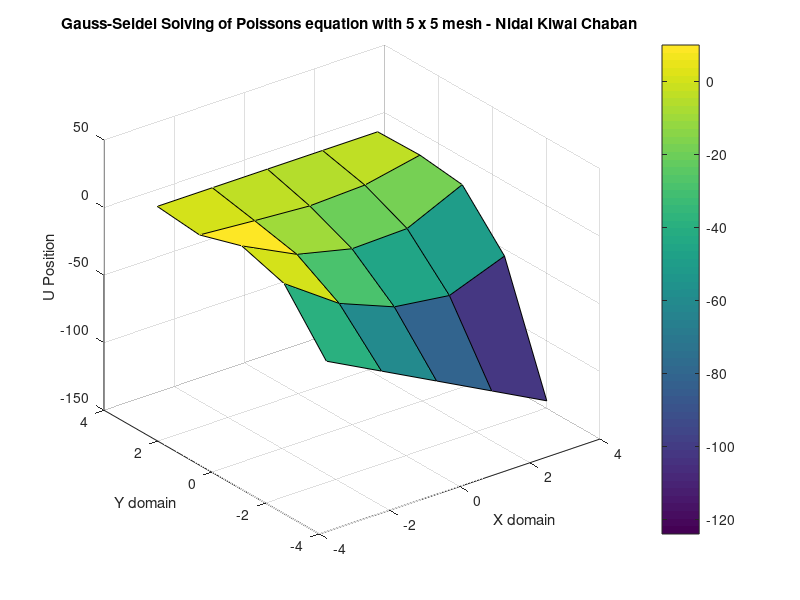
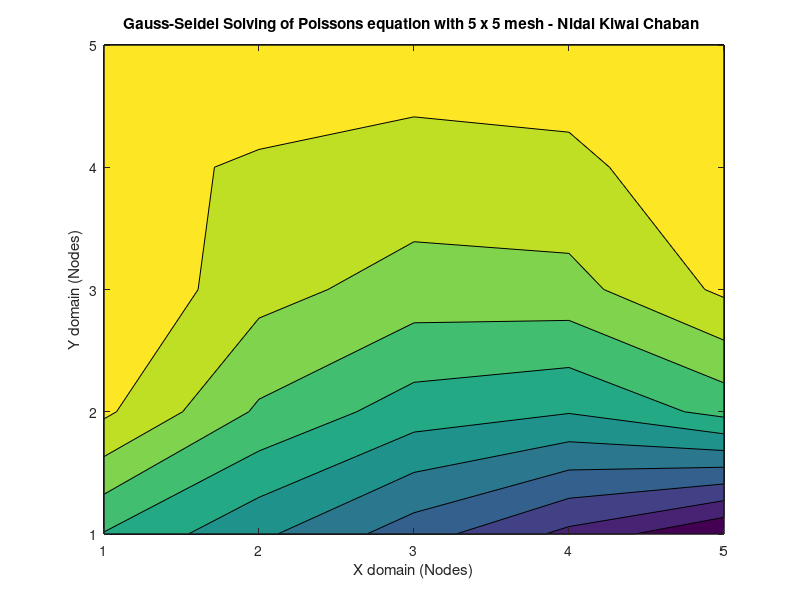

The MATLAB source for these figures, in order:
% Poisson's Equation on a rectangle
% Nidal Kiwai Chaban
% Gauss-Seidel Method
clc
clear all
n=input('Input number of nodes n for an n x n mesh: ');
p=input('Input number of iterations: ');
x=n;
y=n;
u=zeros(x,y);
bx=pi;
ax=-pi;
by=pi;
ay=-pi;
xd=linspace(ax,bx,x);
yd=linspace(ay,by,y);
k=0;
err=1;
h=ax/x;

%Boundary conditions
 u(:,1)=((by-yd(:)).^2).*cos(pi.*yd(:)/by);
 u(:,x)=yd(:).*(by-yd(:)).^2;
 u(1,:)=(((by-ay).^2).*cos(pi.*ay/by))+((xd(:)-ax)/(bx-ax)).*((ay.*((by-ay).^2)-((by-ay).^2).*cos(pi*ay/by)));
 u(y,:)=by;

tic 
%while max(max(err(:)))>=1e-6     %Run for optimal iterations
for q=1:p                        %Run for fixed iterations
    k=k+1;
    uold=u;
    for i=2:x-1
    for j=2:y-1
        %F(i,j)=0;
        F(i,j)=cos((pi/2)*(2*((xd(i)-ax)/(bx-ax))+1))*sin(pi*(yd(j)-ay)/(by-ay));
        u(i,j)=(1/4)*(u(i+1,j)+u(i-1,j)+u(i,j+1)+u(i,j-1)+(h.^2)*F(i,j));
        
    end

    end
unew=u;
err=abs((uold-unew)./unew);
end
el=toc;


[X,Y]=meshgrid(xd,yd);

figure(1)             %Surface 3D Plot
surf(X,Y,u)
xlabel('X domain')
ylabel('Y domain')
zlabel('U Position') 
title(['Gauss-Seidel Solving of Poissons equation with '  num2str(n) ' x ' num2str(n)  ' mesh - Nidal Kiwai Chaban '])
colorbar

figure(2)
contourf(u) %2D Plot
xlabel('X domain (Nodes)')
ylabel('Y domain (Nodes)')
title(['Gauss-Seidel Solving of Poissons equation with '  num2str(n) ' x ' num2str(n)  ' mesh - Nidal Kiwai Chaban '])

erb=max(max(err));

%Reporting
%
fprintf('\nGauss-Seidel Method for Poissons Equation %d')
fprintf('\nMesh size: %d',x)
fprintf(' x %d',y)
fprintf('\nOptimal Iterations: %d',k)
fprintf('\nFixed Iterations: %d',p)
fprintf('\nElapsed time: %f',el);
fprintf('\nBiggest error value between u(i) and u(i-1): %10.4e',erb);
